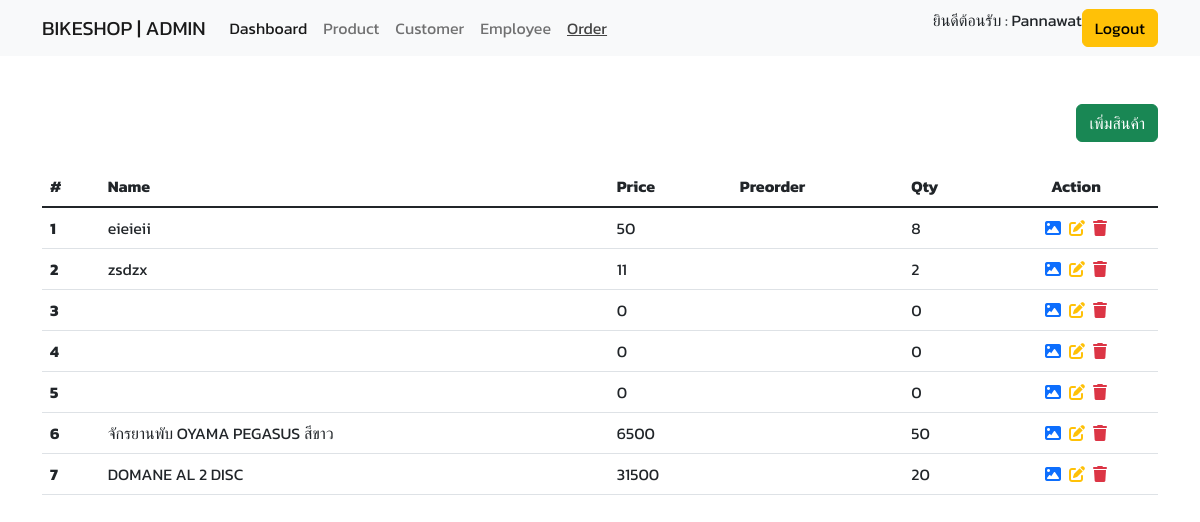
Page /admin/product/index.php (signed in) on the committed database.
### tables this page shows
CREATE TABLE `product` (
  `ProductID` int(11) NOT NULL,
  `name` varchar(120) NOT NULL,
  `price` float NOT NULL,
  `preorder` int(11) DEFAULT NULL,
  `qty` int(11) NOT NULL
);

### admin/product/index.php (the view, shortened to what this page needs)
<?php
    require_once ('./../../config/database.php');
    $queryStr = "SELECT * FROM product";
    $result = $db->query($queryStr);
?>
<!DOCTYPE html>
<html lang="en"></html>
<head>
    <link rel="stylesheet" href="./../../assets/css/global.css" />
    <?php include_once('./../../components/header.php'); ?>
</head>
<body>
    <?php include_once('./../../components/admin/navbar.php'); ?>
    <div class="container mt-5">
        <div class="d-flex justify-content-end">
            <a href="./add.php" class="btn btn-success">เพิ่มสินค้า</a>
        </div>
        <table class="table mt-4">
            <thead>
                <tr>
                    <th scope="col">#</th>
                    <th scope="col">Name</th>
                    <th scope="col">Price</th>
                    <th scope="col">Preorder</th>
                    <th scope="col">Qty</th>
                    <th scope="col" class="text-center">Action</th>
                </tr>
            </thead>
            <tbody class="table-group-divider">
                <?php
                    $i = 1;
                    while ($row = $result->fetch_assoc()):
                ?>
                    <tr>
                        <th scope="row"><?php echo $i++; ?></th>
                        <td><?php echo $row['name']; ?></td>
                        <td><?php echo $row['price']; ?></td>
                        <td><?php echo $row['preorder']; ?></td>
                        <td><?php echo $row['qty']; ?></td>
                        <td>
                            <div class="d-flex gap-2 justify-content-center">
                                <a href="./img/view.php?id=<?php echo $row['ProductID']; ?>">
                                    <i class="fa-solid fa-image"></i>
                                </a>
                                <a href="./edit.php?id=<?php echo $row['ProductID']; ?>">
                                    <i class="fa-solid fa-pen-to-square text-warning"></i>
                                </a>
                                <a href="./delete.php?id=<?php echo $row['ProductID']; ?>">
                                    <i class="fa-solid fa-trash text-danger"></i>
                                </a>
                            </div>
                        </td>
                    </tr>
                <?php endwhile; ?>
            </tbody>
        </table>
</div>
</body>
</html>

### assets/css/global.css (style rules this page uses)
body { font-family: 'Kanit', sans-serif !important; }

### rows in the picture
product: name "eieieii", price "50", qty "8"
product: name "zsdzx", price "11", qty "2"
product: price "0", qty "0"
product: price "0", qty "0"
product: price "0", qty "0"
product: name "จักรยานพับ OYAMA PEGASUS สีขาว", price "6500", qty "50"
product: name "DOMANE AL 2 DISC", price "31500", qty "20"

### other values in the picture
$_SESSION['firstname'] "Pannawat"
